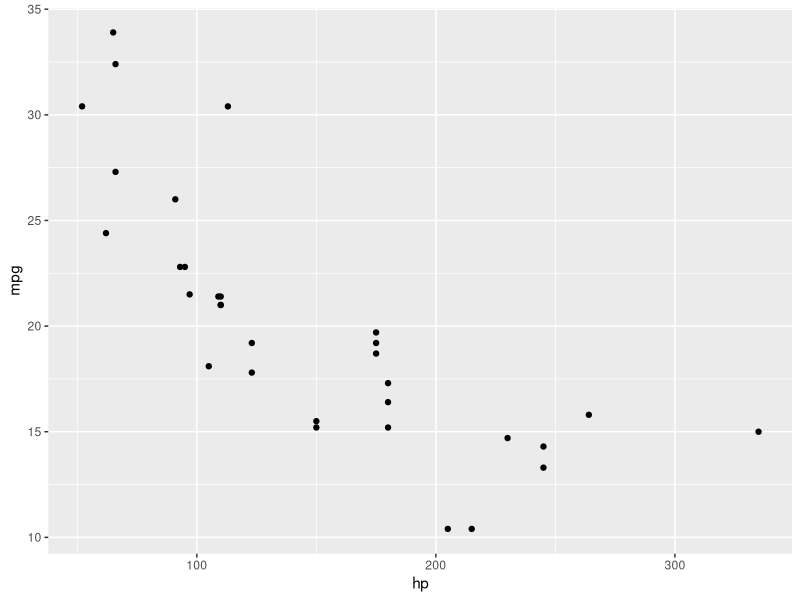
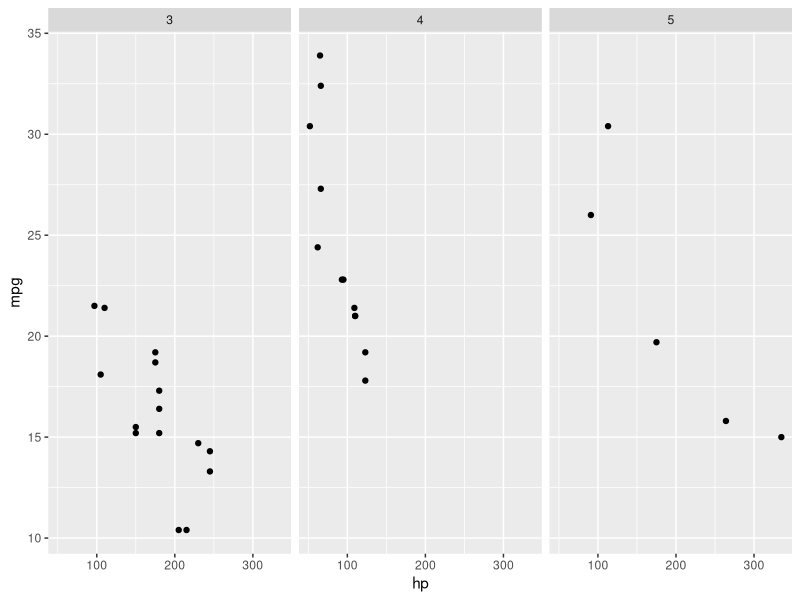
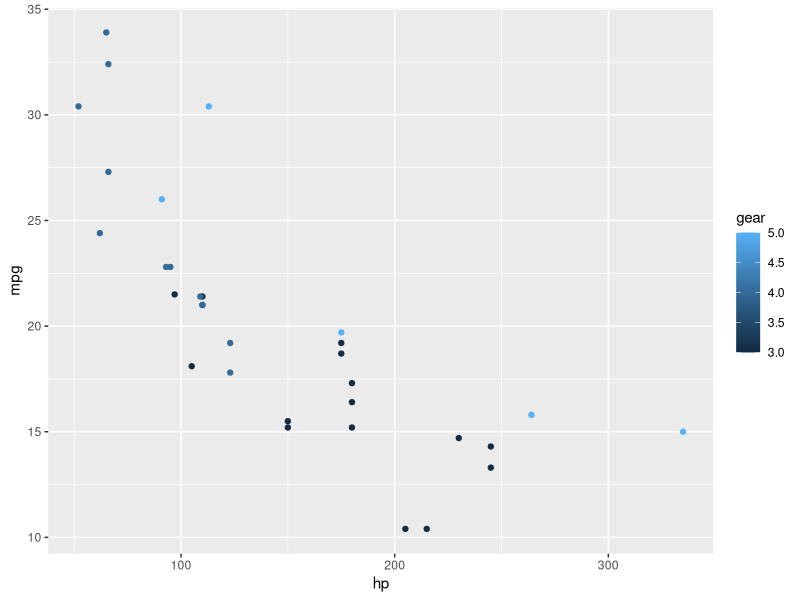
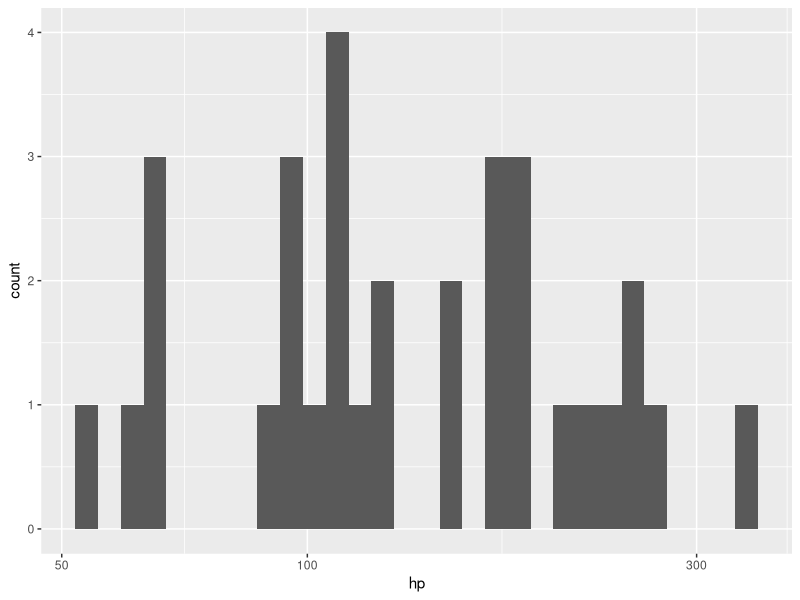

These figures' R source, in order:
# install.packages("tidyverse")
# REFERANS
# https://www.tidyverse.org/
# https://www.amazon.com/Data-Science-Transform-Visualize-Model/dp/1491910399/ref=sr_1_1?crid=27U3A86PD6ZC2&keywords=R+for+data+science&qid=1651751510&sprefix=r+for+data+science%2Caps%2C168&sr=8-1

# ggplot2, dplyr, tidyr, readr, purrr, tibble, stingr, forcats

library(tidyverse) # Tidyverse paketlerini çalışma ortamına yükle

#   %>%  : Pipe operatörü

exp(1) # 2.71 - Neredeyse bütün programlama dillerinde bu yöntem kullanılır.

islem = function(a){
  return(2+a*3-a*a)
}

islem(4) # -2

1 %>% exp()  # epx(1) ile aynı 

# Geleneksel yöntem
print(islem(exp(2))) # Anlaşılması zor bir notasyon
# veya
deger = exp(2)
deger2 = islem(deger)
print(deger2) # -30.43
# 
2 %>% exp() %>% islem() %>% print() # tek satırda sıralı işlemler

# 1'den fazla argüman içeren fonksiyonlar için?
topla = function(a,b,c){
  return (a+b+c)
}

topla(3,5,8) # 16

3 %>% topla(5,8) # pipe ile gelen değer fonksiyonun birinci argümanı olarak işlem görür.

head(mtcars,4) # mtcars adlı data frame'in ilk 4 satırı

mtcars %>% head(4) # head(mtcars,4) ile aynı

# pipe operatör çıktısının yeni fonksiyonda hangi argüman olmasını istersek onun yerine . konulmalı.

islem2 = function(a,b,c){
  return(a+2*b+3*c)
}

islem2(3,1,7) # a=3, b=1, c=7 => 26

3 %>% islem2(1,7) # a=3, b=1, c=7 => 26

7 %>% islem2(3,1,.) # a=3, b=1, c=6 => 26

cumle = "bugün günlerderden Perşembe"
toupper(cumle)

cumle %>% toupper() # pipe operatörür kullanarak

cumle %>% strsplit(split=" ") %>% .[[1]] %>% nchar() %>% max # en uzun kelimenin harf sayısı

# dplyr
slice(mtcars,c(1,2)) # mtcars dataframe'inin 1 ve 2. SATIRLARI
select(mtcars,c(4,5)) # mtcars datarame'inin 4. ve 5. KOLONLARI
mtcars[c(4,5),] # select(mtcars,c(4,5))

# Pipe operatoru ile
mtcars %>% slice(c(1,2)) # # mtcars dataframe'inin 1 ve 2. SATIRLARI
mtcars %>% select(c(4,5)) # mtcars datarame'inin 4. ve 5. KOLONLARI
# %>% => Ctrl+Shift+M

mtcars %>% slice(-c(1,2)) # 1 ve 2. satırlar ÇIKARILIRMIŞ hali ile 
mtcars %>% slice(-c(1,2)) %>% nrow() # 2 satır çıktıktan sonra kalan kayıt sayısı
nrow(mtcars[-c(1,2),]) # mtcars %>% slice(-c(1,2)) %>% nrow()

# filter() : belirtilen koşulları sağlayan satırları filtreler
subset(mtcars, (mpg >= 22)) # yakıt tüketimi 22mpg ve üzeri olan araçlar
# dplyr ile:
mtcars %>% filter(mpg >= 22) # yakıt tüketimi 22mpg ve üzeri olan araçlar

mtcars %>% filter(mpg >= 22 & disp > 100)

# select() : belirtilen kolonları listeler
mtcars[,c("hp","disp","mpg")] # mtcars'ın hp, disp ve mpg kolonları

mtcars %>% select(hp,disp,mpg) # dplyr ile

# Base R ile
kume1 = subset(mtcars, (mpg >= 22 & disp > 100))
kume1[,c("hp")]
# dplyr ile
mtcars %>% filter(mpg >= 22 & disp > 100) %>% select(hp) # 

# dplyr
mtcars %>% select(starts_with("d")) # d ile başlayan kolon isimleri
mtcars %>% select(ends_with("yl")) # yl ile biten kolon isimleri

# R ile
d.ile.baslayan.kolon.isimleri = grep(x=colnames(mtcars), pattern="^d") # d ile başlayan kolon isimleri
mtcars[,d.ile.baslayan.kolon.isimleri]

mtcars %>% select(contains("ar")) # ar içeren kolon isimleri

# pull
mtcars %>% pull(hp) # vektör değer 
mtcars %>% select(hp) # data frame

# SORU: Beygir gücü (hp) en yüksek olan 2 araç hangileridir?
# Klasik R ile çözüm
hp_sirali = order(mtcars$hp, decreasing=TRUE)
head(mtcars[hp_sirali, c("hp","mpg")],2)

# birden fazla kolonu sıralamak için
# Vites sayısı azalarak, hp ise artarak listelensin
mtcars %>% arrange(desc(gear),hp) %>% head(4) # desc:descending, küçükten büyüğer sıralamalar için boş
mtcars %>% arrange(desc(gear),hp) %>% select(gear,hp) %>%  head(8)


# dplyr arrange()
mtcars %>% arrange(desc(hp)) %>% select(hp,mpg) %>% head(2) # önceki 2 satır ile aynı sonuç

hp_sirali = order(mtcars$hp, decreasing=TRUE)
head(mtcars[hp_sirali, c("hp","mpg")],2)

# mutate()
# PROBLEM: araçların hp ve ağırlık (wt) oranları => hp/wt
# araçların yakıt tüketimi (mpg) ve ağırlık (wt) oranları => mpg/wt
# Klasik R
colnames(mtcars)
mtcars$hp_wt = mtcars$hp / mtcars$wt # yeni hp_wt kolonu
mtcars$mpg_wt = mtcars$mpg / mtcars$wt # yeni mpg_wt
head(mtcars,2)
# dplyr
mtcars %>% mutate(hp_wt2 = hp/wt, mpg_wt2 = mpg/wt) %>% head(2) # aynı sonuc

mtcars = mtcars %>% mutate(hp_wt2 = hp/wt, mpg_wt2 = mpg/wt) # orjinal mtcars değişir
colnames(mtcars)

# mutate_at => kolonlara fonksiyon uygulamak için
mtcars$log_disp = log(mtcars$disp)

mtcars %>% mutate_at("disp",log) %>% head(2)

# rename() => Kolon isimlerini değiştirmek için
colnames(mtcars)[colnames(mtcars)=="cyl"] = "silindir_say"
colnames(mtcars)
mtcars %>% rename("cyl"="silindir_say") %>% colnames() # ilk değer değişecek değerdir.

# ggplot facet_wrap
ggplot(mtcars, aes(x=hp, y=mpg)) + geom_point()

ggplot(mtcars, aes(x=hp, y=mpg)) + geom_point() + facet_wrap(~gear)

ggplot(mtcars, aes(x=hp, y=mpg, color=gear)) + geom_point()

ggplot(mtcars, aes(x=hp)) + geom_histogram() + scale_x_log10()

mtcars %>% summarise(ortalama = mean(mpg), n=n())

# vites sayısına göre (gear) araçların ortalama yakıt tüketimi netir?

mtcars %>% group_by(gear) %>% summarise(ortalama = mean(mpg))



